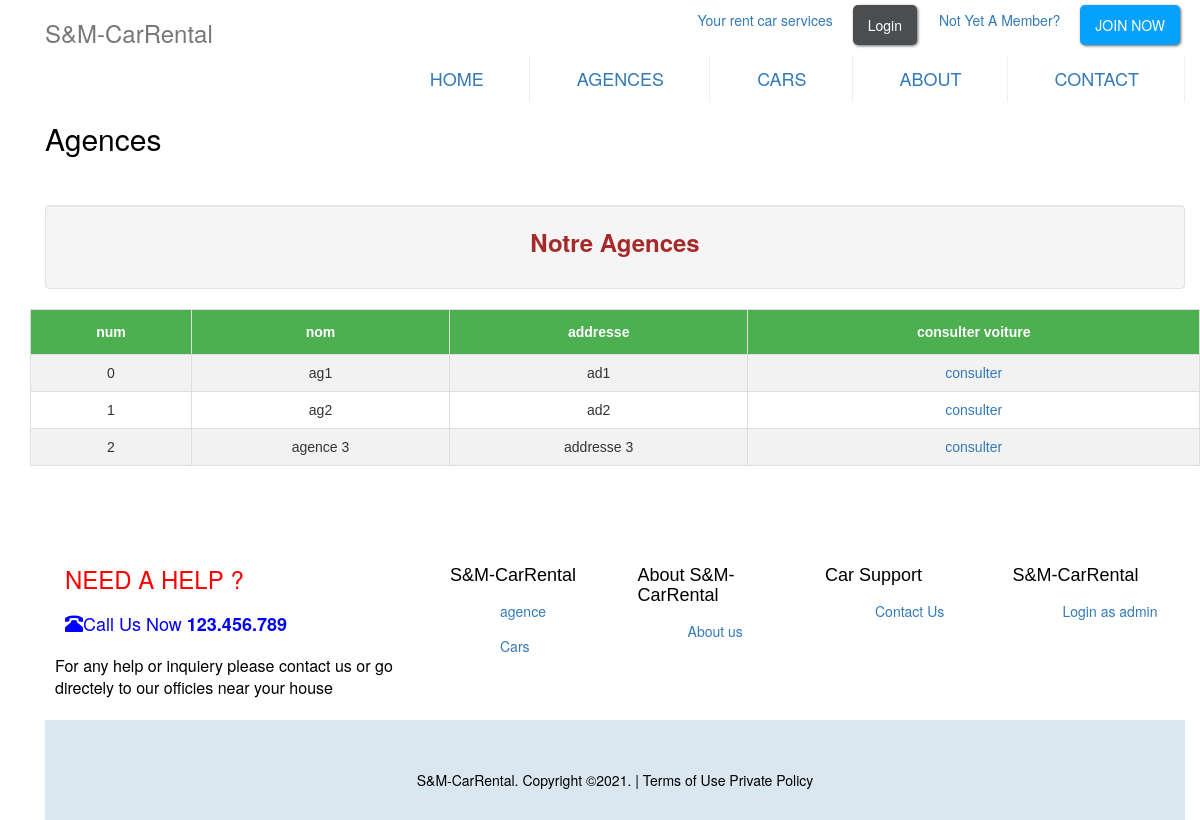
The app's page /agences.php with its own data.
### tables this page shows
CREATE TABLE `agence` (
  `ID_AGENCE` int(11) NOT NULL,
  `NOM_AGENCE` varchar(100) DEFAULT NULL,
  `ADDRESS_AGENCE` varchar(100) DEFAULT NULL
);

### agences.php (the view, shortened to what this page needs)
<!DOCTYPE html>
<html>
<head>
    <link rel="stylesheet" href="https://maxcdn.bootstrapcdn.com/bootstrap/3.3.7/css/bootstrap.min.css"
>
        <link  rel ="stylesheet"  href="./css/Style.css">
</head>
<body >
     <div class="wrapper "><div class="container">
     <?php include 'header.php'; ?>
             <h2>Agences </h2>
              <div class="well extrapage">
                    <p> Notre Agences</p>
                </div>
             <div class="row">
<html><body>
<table id='customers'>
 <tr>
    <th>num</th>
    <th>nom </th>
    <th>addresse </th>
        <th>consulter voiture </th>
  </tr>
<?php
require_once 'cnx.php';
    $rs = mysqli_query($db,"select * from  agence");
    $i = 0;
    while($row = mysqli_fetch_row($rs))
    {
        echo '<tr align="center">';
      echo " <td>$i </td>";
      echo  " <td>$row[1] </td>";
       echo  " <td>$row[2] </td>";
        echo " <td> <a href='cars.php?ag=$row[0]'> consulter</a></td>";
        echo '</tr>';
        $i = $i + 1;
    }
    echo "</table><br>";echo "<br>";echo "<br>";echo "<br>";
?>
             </div>
  <?php include "footer.php" ;?>
</body>
</html>

### css/Style.css (style rules this page uses)
h1, h2, h3 ,h4,h5,p,ul,li { color: black; }
.extrapage { margin-top:50px; }
.extrapage p { font-size: 24px; color: brown; font-weight: bold; text-align: center; }

### agences.php (style rules this page uses)
#customers { font-family: Arial, Helvetica, sans-serif; border-collapse: collapse; width: 100%; }
#customers td, #customers th { border: 1px solid #ddd; padding: 8px; }
#customers tr:nth-child(even) { background-color: #f2f2f2; }
#customers th { padding-top: 12px; padding-bottom: 12px; text-align: center; background-color: #4CAF50; color: white; }

### records on screen
agence: NOM_AGENCE "ag1", ADDRESS_AGENCE "ad1"
agence: NOM_AGENCE "ag2", ADDRESS_AGENCE "ad2"
agence: NOM_AGENCE "agence 3", ADDRESS_AGENCE "addresse 3"
